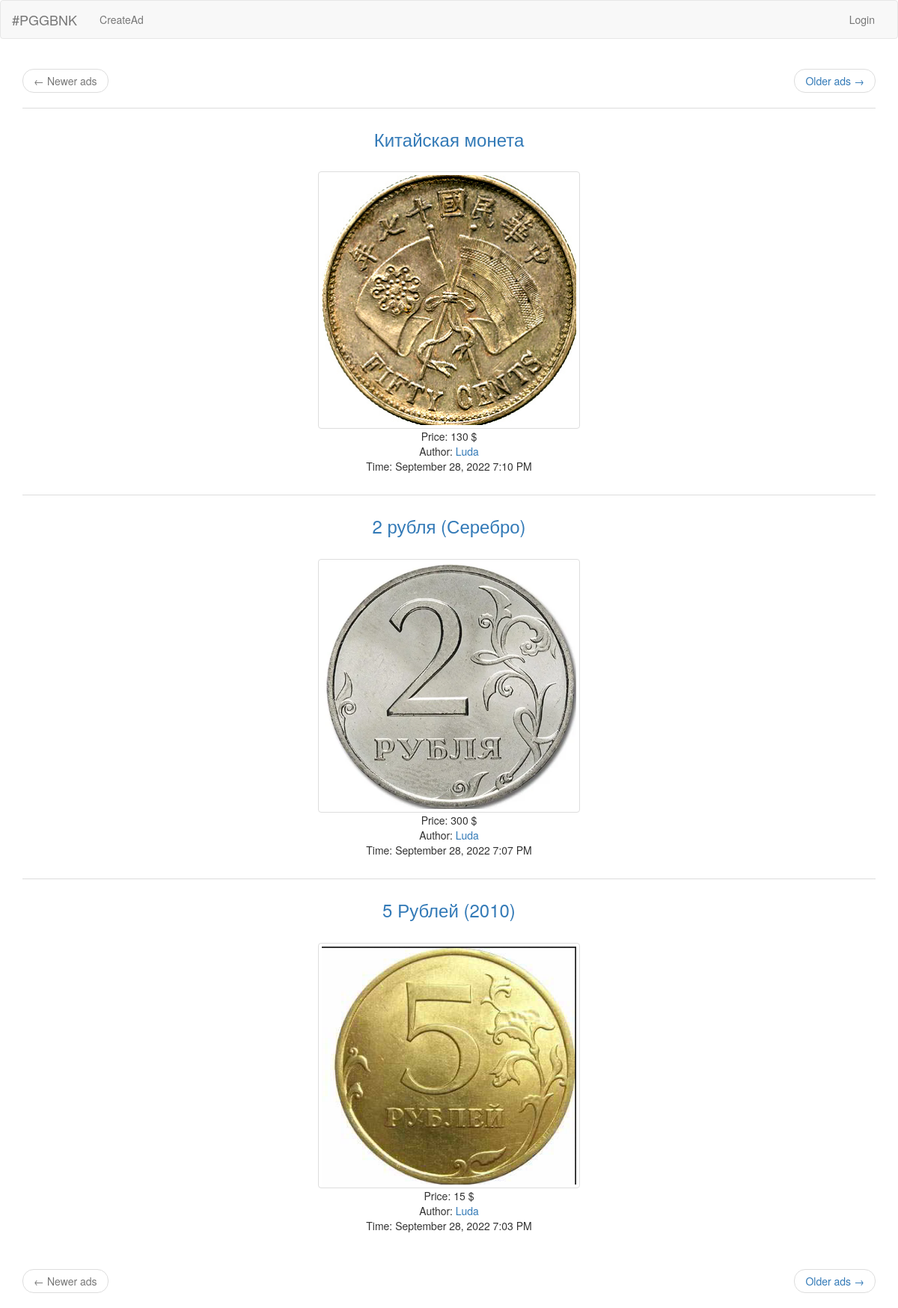
/index, run on the app's committed database.
### app/auth/forms.py (models this page shows, shortened)
class Product(db.Model):
    id = db.Column(db.Integer, primary_key=True)
    product_name = db.Column(db.String(32))
    product_description = db.Column(db.String(300))
    product_price = db.Column(db.Integer)
    timestamp = db.Column(db.DateTime, index=True, default=datetime.utcnow)
    user_id = db.Column(db.Integer, db.ForeignKey('user.id'))
    product_images = db.relationship('ProductImage', cascade='all,delete', backref='image', lazy='dynamic')

class User(UserMixin, db.Model):
    id = db.Column(db.Integer, primary_key=True)
    username = db.Column(db.String(64), index=True, unique=True)
    phone = db.Column(db.String(64), index=True, unique=True)
    email = db.Column(db.String(120), index=True, unique=True)
    password = db.Column(db.String(128))
    products = db.relationship('Product', backref='author', lazy='dynamic')
    favourites = db.relationship('Product', secondary=favourites, lazy='dynamic',
                                 backref=db.backref('followers', lazy='dynamic'))

### app/main/routes.py (the view)
@main.route('/')
@main.route('/index')
def index():
    avatar = '/posts/1/1.jpg'
    page = request.args.get('page', 1, type=int)
    products = Product.query.order_by(Product.timestamp.desc()).paginate(
        page, 3, False)
    next_url = url_for('main.index', page=products.next_num) \
        if products.has_next else None
    prev_url = url_for('main.index', page=products.prev_num) \
        if products.has_prev else None
    return render_template('index.html', products=products.items, avatar=avatar, next_url=next_url, prev_url=prev_url)

### app/main/templates/index.html
{% extends "base.html" %}
{% block app_content %}
<nav aria-label="...">
    <ul class="pager">
        <li class="previous{% if not prev_url %} disabled{% endif %}">
            <a href="{{ prev_url or '#' }}">
                <span aria-hidden="true">&larr;</span> Newer ads
            </a>
        </li>
        <li class="next{% if not next_url %} disabled{% endif %}">
            <a href="{{ next_url or '#' }}">
                Older ads <span aria-hidden="true">&rarr;</span>
            </a>
        </li>
    </ul>
</nav>
    {% for product in products %}
        {% include '_product.html' %}
    {% endfor %}
<nav aria-label="...">
    <ul class="pager">
        <li class="previous{% if not prev_url %} disabled{% endif %}">
            <a href="{{ prev_url or '#' }}">
                <span aria-hidden="true">&larr;</span> Newer ads
            </a>
        </li>
        <li class="next{% if not next_url %} disabled{% endif %}">
            <a href="{{ next_url or '#' }}">
                Older ads <span aria-hidden="true">&rarr;</span>
            </a>
        </li>
    </ul>
</nav>
</div>
{% endblock %}

### app/auth/templates/_product.html
<div class="table-responsive">
  <table class="table table-hover">
    <tr class="container">
      <td align="center">
        <a href="{{ url_for('auth.open_product', id=product.id) }}"><h3>{{ product.product_name }}</h3></a><br>
        <a href="{{ url_for('auth.open_product', id=product.id) }}"><img src="{{ url_for('static', filename = 'posts/{}/1.jpg'.format(product.id)) }}"  width="350" height="350" class="img-fluid img-thumbnail" alt="Product"></a><br>
        Price: {{ product.product_price }} $<br>
        Author: <a href="{{ url_for('auth.profile', username=product.author.username) }}">{{ product.author.username }}</a><br>
        Time: {{ moment(product.timestamp).format('LLL') }}
      </td>
    </tr>
  </table>
</div>

### data on the page
Product: product_name "Китайская монета", shows a picture, product_price "130", author.username "Luda", timestamp "September 28, 2022 7:10 PM"
Product: product_name "2 рубля (Серебро)", shows a picture, product_price "300", author.username "Luda", timestamp "September 28, 2022 7:07 PM"
Product: product_name "5 Рублей (2010)", shows a picture, product_price "15", author.username "Luda", timestamp "September 28, 2022 7:03 PM"
